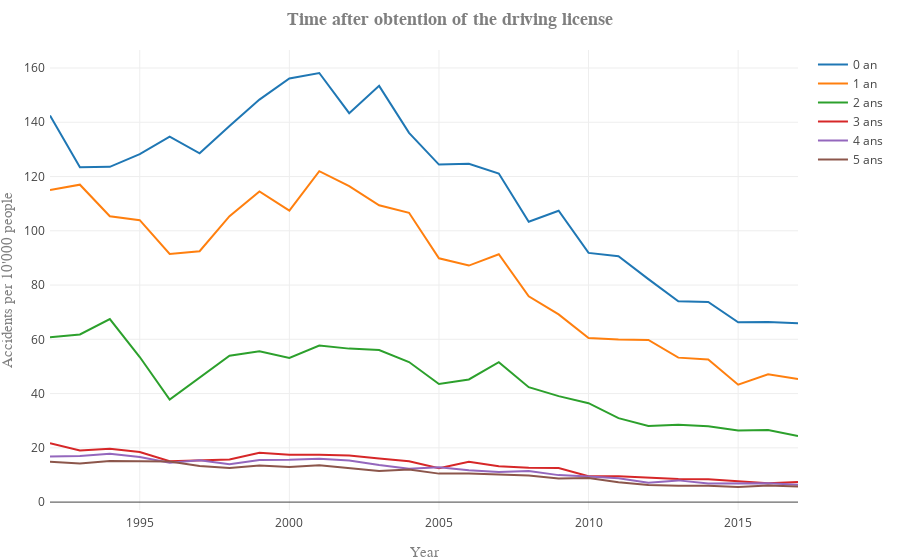
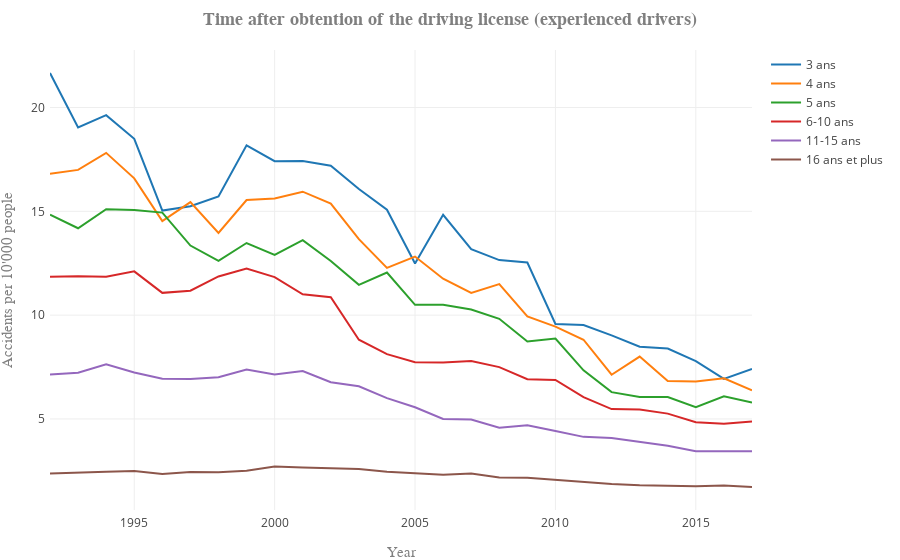

These figures' notebook cell, in order:
### Markdown cell above
How long had the people in an accident had their license for? In this analysis, we start again from the normalized total of accidents that we created before, i.e. normalized by each 10'000 of people (without taking care of the proportions of driving people as this did not carry enough interesting information). 

We also take the years of license from the `df_Accident_objects` dataset. Note that they are groupped by interval sometimes (e.g. 6-10 years).

### Code cell
index_permis = df_Accident_objets['annee_permis_index'].unique()

# Create a mapping to know how many years are accounted for in each interval
mapping={}
for i in range(len(index_permis)-1):
    if (index_permis[i]==16):
        mapping[index_permis[i]] = 64 # Until 80 years old
    else:
        mapping[index_permis[i]] = index_permis[i+1] - index_permis[i] 

# Focus our analysis on the accidents of tourism cars when there was a mistake and drop
# the cases where we don't know for how many years the license was hold
df_permis = df_Accident_objets_normalized[(df_Accident_objets_normalized.faute_index==1)\
                            & (df_Accident_objets_normalized.voiture_index==210)\
                            & (df_Accident_objets_normalized.annee_permis!='Inconnu')]

# Group by the different categories
df_permis = df_permis.groupby(['annee_permis','annee_permis_index']).sum()

# Rescale the values: divide the total of accidents by the number of different ages
# of the intervals (assumption: if you consider people with 6-10 years of license ther
# will be approximately 5 times more people than if only one year is taken into account)
for i in range(len(df_permis.index)):
    df_permis.loc[df_permis.index.values[i]] = df_permis.loc[df_permis.index.values[i]]/\
                                                    mapping[df_permis.index.values[i][1]]

# Get the years for which we have information and sort them (reference: 2017)
df_permis = df_permis.sort_values(['2017'], ascending=False).reset_index()\
        [['annee_permis']+[col for col in df_permis.columns if IS_DATE.match(col)]].\
        set_index('annee_permis')

# Plot the results with our function
plot_dataframe(x=df_permis.columns.values, y=df_permis[:6],\
               title='Time after obtention of the driving license', xlabel='Year',\
               ylabel="Accidents per 10'000 people",\
               labels=df_permis.index.values[:6],\
               rotation=45, number_to_plot=None,name_save='accident_driving_licence')

# Plot the results but the top 3 lines with our function
plot_dataframe(x=df_permis.columns.values, y=df_permis.iloc[3:],\
               title='Time after obtention of the driving license (experienced drivers)', xlabel='Year',\
               ylabel="Accidents per 10'000 people",\
               labels=df_permis.iloc[3:].index.values,\
               rotation=45, number_to_plot=None,name_save='accident_driving_licence_experienced')

### Figure 1 — Plotly figure (JSON) as saved in the notebook; plotly's stock layout.template omitted (floating-point values rounded to 4 significant figures)
{"data": [{"name": "0 an", "type": "scatter", "uid": "6ff6b69f-7cd8-4184-a97c-8dd9578bd01c", "x": ["1992", "1993", "1994", "1995", "1996", "1997", "1998", "1999", "2000", "2001", "2002", "2003", "2004", "2005", "2006", "2007", "2008", "2009", "2010", "2011", "2012", "2013", "2014", "2015", "2016", "2017"], "y": [142.5, 123.4, 123.6, 128.2, 134.7, 128.6, 138.6, 148.4, 156.2, 158.2, 143.3, 153.4, 136.1, 124.4, 124.7, 121.1, 103.3, 107.4, 91.85, 90.65, 82.19, 73.99, 73.75, 66.3, 66.41, 65.9]}, {"name": "1 an", "type": "scatter", "uid": "10c15fa3-e152-4fe0-b38d-8b037dd56089", "x": ["1992", "1993", "1994", "1995", "1996", "1997", "1998", "1999", "2000", "2001", "2002", "2003", "2004", "2005", "2006", "2007", "2008", "2009", "2010", "2011", "2012", "2013", "2014", "2015", "2016", "2017"], "y": [115.1, 117.0, 105.4, 103.9, 91.45, 92.49, 105.4, 114.5, 107.4, 122.0, 116.5, 109.4, 106.6, 89.87, 87.18, 91.35, 75.84, 69.19, 60.5, 59.97, 59.75, 53.25, 52.53, 43.27, 47.14, 45.32]}, {"name": "2 ans", "type": "scatter", "uid": "d136ea83-61aa-48e3-bb38-d7125a06244e", "x": ["1992", "1993", "1994", "1995", "1996", "1997", "1998", "1999", "2000", "2001", "2002", "2003", "2004", "2005", "2006", "2007", "2008", "2009", "2010", "2011", "2012", "2013", "2014", "2015", "2016", "2017"], "y": [60.73, 61.78, 67.45, 53.47, 37.81, 45.86, 53.98, 55.63, 53.1, 57.69, 56.57, 56.07, 51.62, 43.55, 45.19, 51.56, 42.36, 39.06, 36.46, 30.94, 28.06, 28.55, 27.97, 26.39, 26.58, 24.4]}, {"name": "3 ans", "type": "scatter", "uid": "81e424e1-9111-4620-a60e-fcb687d18477", "x": ["1992", "1993", "1994", "1995", "1996", "1997", "1998", "1999", "2000", "2001", "2002", "2003", "2004", "2005", "2006", "2007", "2008", "2009", "2010", "2011", "2012", "2013", "2014", "2015", "2016", "2017"], "y": [21.66, 19.04, 19.63, 18.49, 15.04, 15.24, 15.72, 18.18, 17.42, 17.42, 17.19, 16.07, 15.07, 12.49, 14.83, 13.18, 12.65, 12.53, 9.572, 9.52, 9.024, 8.481, 8.391, 7.788, 6.928, 7.405]}, {"name": "4 ans", "type": "scatter", "uid": "fb0ba515-c7a2-4e1e-87f7-165b433cee31", "x": ["1992", "1993", "1994", "1995", "1996", "1997", "1998", "1999", "2000", "2001", "2002", "2003", "2004", "2005", "2006", "2007", "2008", "2009", "2010", "2011", "2012", "2013", "2014", "2015", "2016", "2017"], "y": [16.81, 17.0, 17.81, 16.59, 14.53, 15.45, 13.96, 15.55, 15.62, 15.94, 15.37, 13.66, 12.27, 12.82, 11.76, 11.07, 11.5, 9.943, 9.45, 8.816, 7.131, 8.006, 6.83, 6.807, 6.957, 6.384]}, {"name": "5 ans", "type": "scatter", "uid": "d33ba4fe-332d-496d-8a64-66a05cb257bc", "x": ["1992", "1993", "1994", "1995", "1996", "1997", "1998", "1999", "2000", "2001", "2002", "2003", "2004", "2005", "2006", "2007", "2008", "2009", "2010", "2011", "2012", "2013", "2014", "2015", "2016", "2017"], "y": [14.84, 14.18, 15.1, 15.07, 14.94, 13.35, 12.61, 13.47, 12.9, 13.61, 12.61, 11.46, 12.05, 10.5, 10.5, 10.27, 9.824, 8.727, 8.875, 7.342, 6.291, 6.063, 6.058, 5.566, 6.088, 5.789]}], "layout": {"margin": {"b": 50, "l": 50, "pad": 4, "r": 50, "t": 50}, "title": "<b>Time after obtention of the driving license</b>", "titlefont": {"color": "#7f7f7f", "family": "Courier New, monospace", "size": 18}, "xaxis": {"title": "Year", "titlefont": {"color": "#7f7f7f", "family": "Courier New, monospace", "size": 15}}, "yaxis": {"title": "Accidents per 10'000 people", "titlefont": {"color": "#7f7f7f", "family": "Courier New, monospace", "size": 15}}}}

### Figure 2 — Plotly figure (JSON) as saved in the notebook; plotly's stock layout.template omitted (floating-point values rounded to 4 significant figures)
{"data": [{"name": "3 ans", "type": "scatter", "uid": "12c5375f-8073-4a71-8a5d-de991932ecd7", "x": ["1992", "1993", "1994", "1995", "1996", "1997", "1998", "1999", "2000", "2001", "2002", "2003", "2004", "2005", "2006", "2007", "2008", "2009", "2010", "2011", "2012", "2013", "2014", "2015", "2016", "2017"], "y": [21.66, 19.04, 19.63, 18.49, 15.04, 15.24, 15.72, 18.18, 17.42, 17.42, 17.19, 16.07, 15.07, 12.49, 14.83, 13.18, 12.65, 12.53, 9.572, 9.52, 9.024, 8.481, 8.391, 7.788, 6.928, 7.405]}, {"name": "4 ans", "type": "scatter", "uid": "2b4ed2a1-1cee-4387-9fbb-de59df40caa1", "x": ["1992", "1993", "1994", "1995", "1996", "1997", "1998", "1999", "2000", "2001", "2002", "2003", "2004", "2005", "2006", "2007", "2008", "2009", "2010", "2011", "2012", "2013", "2014", "2015", "2016", "2017"], "y": [16.81, 17.0, 17.81, 16.59, 14.53, 15.45, 13.96, 15.55, 15.62, 15.94, 15.37, 13.66, 12.27, 12.82, 11.76, 11.07, 11.5, 9.943, 9.45, 8.816, 7.131, 8.006, 6.83, 6.807, 6.957, 6.384]}, {"name": "5 ans", "type": "scatter", "uid": "f015ffd2-0f21-4ffb-a1e0-2fca87e2b398", "x": ["1992", "1993", "1994", "1995", "1996", "1997", "1998", "1999", "2000", "2001", "2002", "2003", "2004", "2005", "2006", "2007", "2008", "2009", "2010", "2011", "2012", "2013", "2014", "2015", "2016", "2017"], "y": [14.84, 14.18, 15.1, 15.07, 14.94, 13.35, 12.61, 13.47, 12.9, 13.61, 12.61, 11.46, 12.05, 10.5, 10.5, 10.27, 9.824, 8.727, 8.875, 7.342, 6.291, 6.063, 6.058, 5.566, 6.088, 5.789]}, {"name": "6-10 ans", "type": "scatter", "uid": "d6f11c9b-c16a-4750-9d77-06ddb8979c1d", "x": ["1992", "1993", "1994", "1995", "1996", "1997", "1998", "1999", "2000", "2001", "2002", "2003", "2004", "2005", "2006", "2007", "2008", "2009", "2010", "2011", "2012", "2013", "2014", "2015", "2016", "2017"], "y": [11.84, 11.88, 11.85, 12.11, 11.07, 11.18, 11.86, 12.25, 11.83, 11.01, 10.86, 8.818, 8.121, 7.733, 7.713, 7.787, 7.498, 6.917, 6.878, 6.051, 5.474, 5.46, 5.258, 4.84, 4.768, 4.883]}, {"name": "11-15 ans", "type": "scatter", "uid": "bc5e5e6d-ff90-47d6-8c2b-782633b07244", "x": ["1992", "1993", "1994", "1995", "1996", "1997", "1998", "1999", "2000", "2001", "2002", "2003", "2004", "2005", "2006", "2007", "2008", "2009", "2010", "2011", "2012", "2013", "2014", "2015", "2016", "2017"], "y": [7.141, 7.222, 7.628, 7.237, 6.933, 6.925, 7.011, 7.382, 7.137, 7.309, 6.766, 6.575, 6.001, 5.563, 5.0, 4.968, 4.576, 4.696, 4.417, 4.138, 4.084, 3.905, 3.713, 3.448, 3.456, 3.447]}, {"name": "16 ans et plus", "type": "scatter", "uid": "ff9ea757-c554-426a-8127-a30337f2d65c", "x": ["1992", "1993", "1994", "1995", "1996", "1997", "1998", "1999", "2000", "2001", "2002", "2003", "2004", "2005", "2006", "2007", "2008", "2009", "2010", "2011", "2012", "2013", "2014", "2015", "2016", "2017"], "y": [2.372, 2.43, 2.459, 2.491, 2.347, 2.449, 2.429, 2.504, 2.71, 2.657, 2.629, 2.592, 2.46, 2.38, 2.314, 2.371, 2.18, 2.163, 2.069, 1.952, 1.862, 1.804, 1.788, 1.757, 1.794, 1.723]}], "layout": {"margin": {"b": 50, "l": 50, "pad": 4, "r": 50, "t": 50}, "title": "<b>Time after obtention of the driving license (experienced drivers)</b>", "titlefont": {"color": "#7f7f7f", "family": "Courier New, monospace", "size": 18}, "xaxis": {"title": "Year", "titlefont": {"color": "#7f7f7f", "family": "Courier New, monospace", "size": 15}}, "yaxis": {"title": "Accidents per 10'000 people", "titlefont": {"color": "#7f7f7f", "family": "Courier New, monospace", "size": 15}}}}
